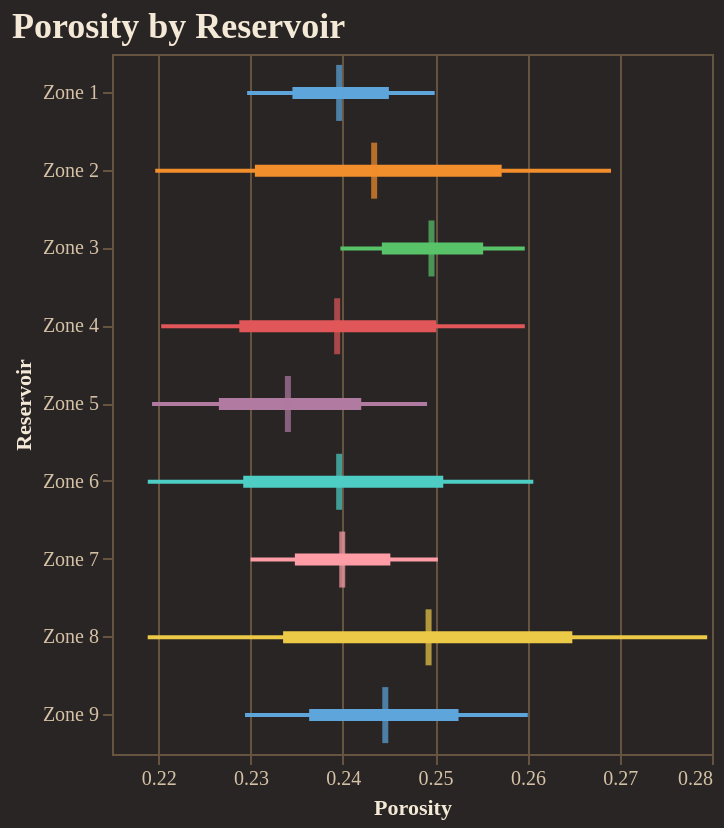

Here is the notebook cell this chart was saved with:
### Code cell
fig = reporter.plotter.forest_plot(
    "Porosity", 
    backend=PLOTTING_BACKEND
)
fig.show()

### Figure 1 — Vega-Lite specification as saved in the notebook (floating-point values rounded to 4 significant figures)
{"config": {"background": "#292524", "view": {"fill": "#292524", "stroke": "#665340"}, "title": {"color": "#f4e9d7", "font": "Merriweather", "fontSize": 18, "fontWeight": 600, "subtitleColor": "#d5c2a6", "anchor": "start"}, "axis": {"domainColor": "#665340", "gridColor": "#665340", "tickColor": "#665340", "labelColor": "#d5c2a6", "titleColor": "#f4e9d7", "labelFont": "Merriweather", "titleFont": "Merriweather"}, "legend": {"titleColor": "#f4e9d7", "labelColor": "#d5c2a6", "labelFont": "Merriweather", "titleFont": "Merriweather", "orient": "top-right", "symbolType": "circle"}, "header": {"labelColor": "#d5c2a6", "titleColor": "#f4e9d7", "labelFont": "Merriweather", "titleFont": "Merriweather"}, "mark": {"color": "#c78d3b"}, "line": {"color": "#c78d3b"}, "bar": {"color": "#c78d3b"}, "point": {"color": "#ddb06d"}, "area": {"color": "#c78d3b", "opacity": 0.35}, "text": {"color": "#f4e9d7", "font": "Merriweather"}, "range": {"category": ["#5DA5DA", "#F28E2B", "#59C36A", "#E15759", "#B07AA1", "#4ECDC4", "#FF9DA7", "#EDC948"]}}, "layer": [{"mark": {"type": "rule", "strokeWidth": 2}, "encoding": {"color": {"field": "group", "legend": null, "type": "nominal"}, "x": {"field": "p10", "scale": {"zero": false}, "title": "Porosity", "type": "quantitative"}, "x2": {"field": "p90"}, "y": {"field": "group", "sort": ["Zone 1", "Zone 2", "Zone 3", "Zone 4", "Zone 5", "Zone 6", "Zone 7", "Zone 8", "Zone 9"], "title": "Reservoir", "type": "nominal"}}}, {"mark": {"type": "rule", "strokeWidth": 6}, "encoding": {"color": {"field": "group", "legend": null, "type": "nominal"}, "x": {"field": "p25", "scale": {"zero": false}, "title": "Porosity", "type": "quantitative"}, "x2": {"field": "p75"}, "y": {"field": "group", "sort": ["Zone 1", "Zone 2", "Zone 3", "Zone 4", "Zone 5", "Zone 6", "Zone 7", "Zone 8", "Zone 9"], "title": "Reservoir", "type": "nominal"}}}, {"mark": {"type": "tick", "color": "black", "size": 28, "thickness": 3}, "encoding": {"color": {"field": "group", "legend": null, "type": "nominal"}, "tooltip": [{"field": "group", "title": "Group", "type": "nominal"}, {"field": "p10", "title": "P10", "type": "quantitative"}, {"field": "p25", "title": "P25", "type": "quantitative"}, {"field": "median", "title": "Median", "type": "quantitative"}, {"field": "p75", "title": "P75", "type": "quantitative"}, {"field": "p90", "title": "P90", "type": "quantitative"}], "x": {"field": "median", "scale": {"zero": false}, "title": "Porosity", "type": "quantitative"}, "y": {"field": "group", "sort": ["Zone 1", "Zone 2", "Zone 3", "Zone 4", "Zone 5", "Zone 6", "Zone 7", "Zone 8", "Zone 9"], "title": "Reservoir", "type": "nominal"}}}], "data": {"name": "data-fe3fd14e05cef47a491b4776bd2169ab"}, "height": 350, "title": "Porosity by Reservoir", "width": "container", "$schema": "https://vega.github.io/schema/vega-lite/v5.20.1.json", "datasets": {"data-fe3fd14e05cef47a491b4776bd2169ab": [{"group": "Zone 1", "p10": 0.2296, "p25": 0.2345, "median": 0.2396, "p75": 0.245, "p90": 0.25}, {"group": "Zone 2", "p10": 0.2197, "p25": 0.2305, "median": 0.2434, "p75": 0.2572, "p90": 0.2691}, {"group": "Zone 3", "p10": 0.2397, "p25": 0.2442, "median": 0.2496, "p75": 0.2552, "p90": 0.2597}, {"group": "Zone 4", "p10": 0.2203, "p25": 0.2288, "median": 0.2394, "p75": 0.2501, "p90": 0.2597}, {"group": "Zone 5", "p10": 0.2193, "p25": 0.2266, "median": 0.2341, "p75": 0.242, "p90": 0.2491}, {"group": "Zone 6", "p10": 0.2189, "p25": 0.2292, "median": 0.2396, "p75": 0.2509, "p90": 0.2606}, {"group": "Zone 7", "p10": 0.23, "p25": 0.2348, "median": 0.2399, "p75": 0.2452, "p90": 0.2503}, {"group": "Zone 8", "p10": 0.2189, "p25": 0.2335, "median": 0.2493, "p75": 0.2649, "p90": 0.2795}, {"group": "Zone 9", "p10": 0.2294, "p25": 0.2364, "median": 0.2446, "p75": 0.2525, "p90": 0.26}]}}
